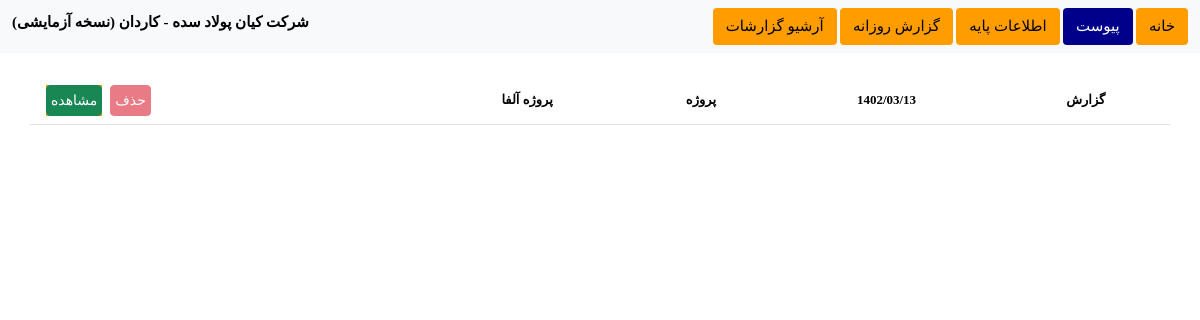
/home/daily-reports/, run on an earlier commit of the app's database.
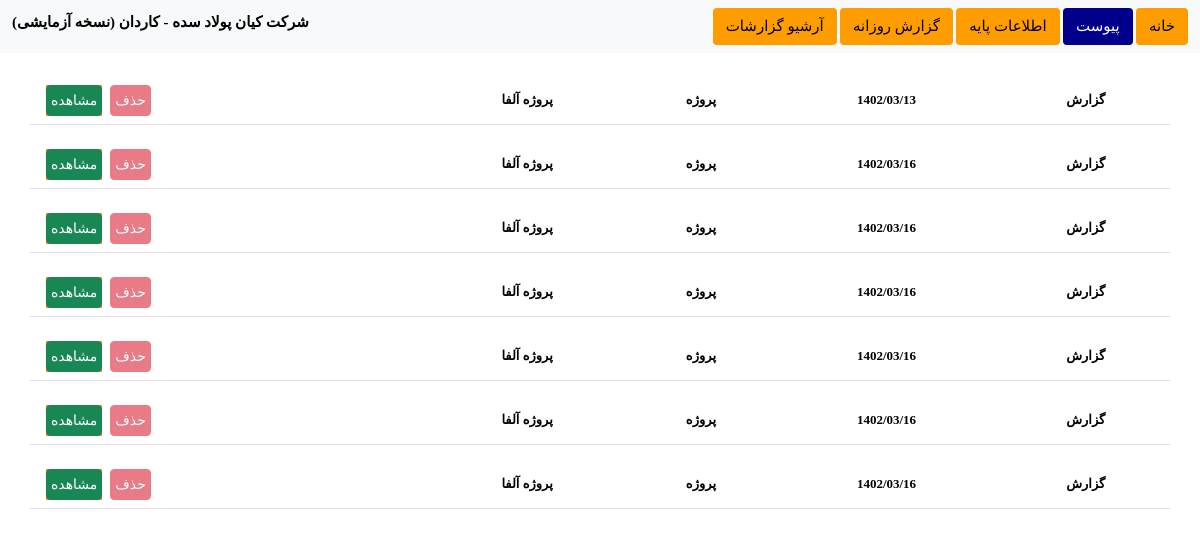
And on a later commit of the database.
### automation/models.py (models this page shows, shortened)
class DailyReport(models.Model):
    project_name = models.CharField(max_length=250, default="Automation Project")
    employer = models.CharField(max_length=250, default="Default Employer")
    employee = models.CharField(max_length=250, default="Default Employee")
    contract_number = models.CharField(max_length=15,
                                       validators=[RegexValidator(r'^\d{1,10}$', 'Enter a valid number.')],
                                       default="123456789")
    date = models.DateTimeField(default=jdatetime.datetime.now().strftime("%Y-%m-%d %H:%M:%S"))
    weekday = models.IntegerField(choices=WEEKDAY_CHOICES, default=datetime.now().weekday())
    positions = models.ManyToManyField(Position, through='PositionCount')
    countPositions = models.IntegerField(default=0)
    professions = models.ManyToManyField(Profession, through='ProfessionCount')
    countProfessions = models.IntegerField(default=0)
    countPeople = models.IntegerField(default=0)
    machines = models.ManyToManyField(Machine, through='MachineCount')
    countActiveMachines = models.IntegerField(default=0)
    countInactiveMachines = models.IntegerField(default=0)
    countAllMachines = models.IntegerField(default=0)
    materials = models.ManyToManyField(Material, through='MaterialCount')
    contractors = models.ManyToManyField(Contractor, through='ContractorCount')
    countContractors = models.IntegerField(default=0)
    equipes = models.ManyToManyField(Equipe, through='EquipeCount')
    countEquipes = models.IntegerField(default=0)
    tasks = models.ManyToManyField(Task, through="TaskReport")
    deletable = models.BooleanField(default=1)
    def check_deletability(self):
        now = jdatetime.datetime.now()
        now = jdatetime.datetime(now.year, now.month, now.day,
                                 now.hour, now.minute, now.second,)
        date = jdatetime.datetime(self.date.year, self.date.month, self.date.day,
                                  self.date.hour, self.date.minute, self.date.second,)
        bound = jdatetime.timedelta(0, 0, 1, 0, 0, 0,)
        if now - date < bound:
            self.deletable = 0
            self.save()
        else:
            self.deletable = 1
            self.save()

### automation/views.py (the view)
# urls.py: path("home/daily-reports/", reports_daily),
def reports_daily(request):
    reports = DailyReport.objects.all()
    for report in reports:
        report.check_deletability()
    context = {
        "reports": reports,
    }
    return render(request, "reports-list.html", context=context)

### automation/templates/automation/reports-list.html (shortened to what this page needs)
{% extends "base.html" %}
{% block content %}
    <div class="container" style="margin-top: 2%">
        <div class="row">
            {% for report in reports %}
                    <table class="table" id="table-{{ report.id }}">
                        <thead class="">
                            <tr class="" style="">
                                <th class="text-centred">گزارش</th>
                                <th class="text-centred">{{ report.date|date:'Y/m/d' }}</th>
                                <th class="text-centred">پروژه</th>
                                <th class="text-centred">{{ report.project_name }}</th>
                                <th class="text-centred">
                                    <a style="float: left" href="{{ report.id }}" class="mx-2">
                                        <button type="button" class="btn btn-sm btn-success p-1 fs-18">مشاهده</button>
                                    </a>
                                    <a>
                                        <button id="{{ report.id }}" type="button" class="btn btn-sm btn-danger p-1 fs-18"
                                                disabled style="float: left" onclick="del_report('{{ report.id }}')">حذف</button>
                                    </a>
                                </th>
                            </tr>
                        </thead>
                    </table>
                {% endfor %}
        </div>
    </div>
{% endblock %}

What changed in the data, as far as the page shows it:
added DailyReport: date "1402/03/16", project_name "پروژه آلفا"
added DailyReport: date "1402/03/16", project_name "پروژه آلفا"
added DailyReport: date "1402/03/16", project_name "پروژه آلفا"
added DailyReport: date "1402/03/16", project_name "پروژه آلفا"
added DailyReport: date "1402/03/16", project_name "پروژه آلفا"
added DailyReport: date "1402/03/16", project_name "پروژه آلفا"
